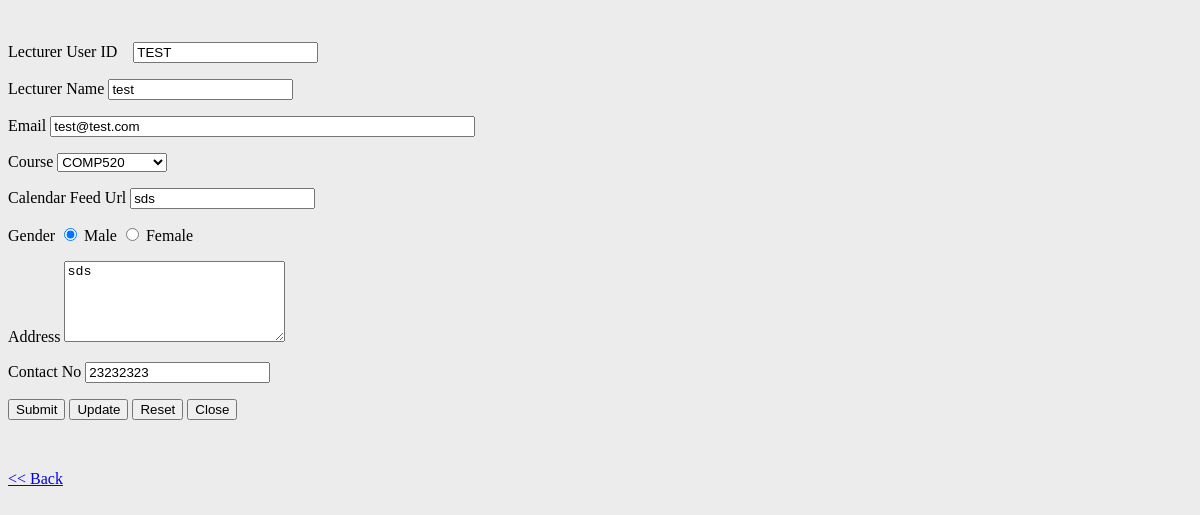
Page /lecture.php?slid=TEST&view=lectures (signed in) on the committed database.
### tables this page shows
CREATE TABLE IF NOT EXISTS `lectures` (
  `id` int(11) NOT NULL,
  `lecid` varchar(255) NOT NULL,
  `password` varchar(255) NOT NULL,
  `lecname` varchar(255) NOT NULL,
  `email` varchar(255) NOT NULL,
  `courseid` varchar(255) NOT NULL,
  `cal_feed_url` varchar(400) NOT NULL,
  `gender` varchar(255) NOT NULL,
  `address` varchar(600) NOT NULL,
  `contactno` varchar(255) NOT NULL,
  `created_date` datetime NOT NULL DEFAULT CURRENT_TIMESTAMP
);

### lecture.php (the view, shortened to what this page needs)
<?php
include("validation.php");
include("conection.php");
$result1 = mysqli_query($con,"SELECT * FROM course");
if($_GET["view"] == "lectures")
{
$result = mysqli_query($con,"SELECT * FROM lectures where lecid='$_GET[slid]'");
 while($row1 = mysqli_fetch_array($result))
  {
	$lec_id = $row1["lecid"];
	$lecname = $row1["lecname"];
	$courseid = $row1["courseid"];
	$feedurl = $row1["cal_feed_url"];
	$gender = $row1["gender"];
	$address = $row1["address"];
	$contactno = $row1["contactno"];
	$lecemail = $row1["email"];
	}
}
else
{
$result = mysqli_query($con,"SELECT * FROM lectures");
}
?>
<form name="form1" method="post" action="" id="formID">
  <p>&nbsp;</p>
  <p>
    <label for="lecid">Lecturer User ID&nbsp;&nbsp;&nbsp;</label>
    <input type="text" name="lecid" id="lecid" class="validate[required] text-input"  value="<?php echo $lec_id; ?>">
  </p>
  <p>
  <label for="lecname">Lecturer Name</label>
    <input type="text" name="lecname" id="lecname" class="validate[required,custom[onlyLetterSp]] text-input" value="<?php echo $lecname; ?>">
    <p>
      <label for="textfield3">Email</label>
      <input type="text" name="email" id="textemail" size="50" class="validate[required] text-input" value="<?php echo $lecemail; ?>">
    </p>
  <p>
    <label for="textfield2">Course </label>
    <select name="course" value="<?php echo $courseid; ?>">
      <?php
	  while($row1 = mysqli_fetch_array($result1))
  {
	  if($courseid  == $row1[courseid])
	  {
		  $selvar = "selected";
	  }
  echo "<option value='$row1[courseid]' ". $selvar . ">$row1[coursekey]</option>";
  $selvar ="";
  }
  ?>
    </select>
  </p>
    <p>
      <label for="address">Calendar Feed Url</label>
       <input type="text" name="feedurl" id="feedurl" class="validate[required] text-input"  value="<?php echo $feedurl; ?>">
    </p>
  <p>Gender
    <input type="radio" name="gender" id="radio" value="Male" <?php
  if($gender == "Male")
  {
	  echo "checked";
  }
  ?> class="validate[required] radio" />
    <label for="radio">Male</label>
    <input type="radio" name="gender" id="radio2" value="Female"  <?php if($gender == "Female")
  {
	  echo "checked";
  }?> class="validate[required] radio" />
    <label for="radio2">Female</label>
  </p>
  <p>
    <label for="address">Address</label>
    <textarea name="address" id="address" class="validate[required]" cols="25" rows="5"><?php echo $address; ?></textarea>
  </p>
  <p>
    <label for="contactno">Contact No</label>
    <input type="text" name="contactno" id="contactno" class="validate[required,custom[phone]] text-input"  value="<?php echo $contactno; ?>">
  </p>
  <p>
    <input type="submit" name="button" id="button" value="Submit">
      <input type="submit" name="button2" id="button2" value="Update" />
    <input type="submit" name="button2" id="button2" value="Reset">
<form id="myform">
  <input type="button" value="Close" name="B1" onClick="parent.emailwindow.hide()" /></p>
</form>
  <p>&nbsp;</p>
<a href='lectureview.php'><< Back </a>

### rows in the picture
lectures: lecid "TEST", lecname "test", email "test@test.com", feedurl "sds", gender "☑ Male", gender "☐ Female", address "sds", contactno "23232323"

### other values in the picture
form field course "COMP520"
